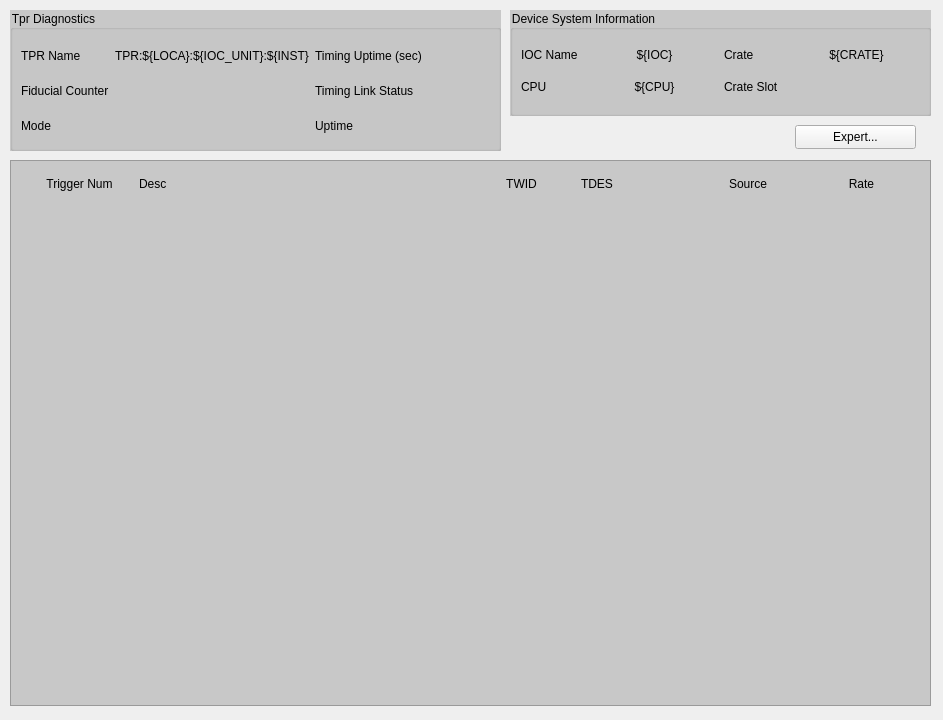
<?xml version="1.0" encoding="UTF-8"?>
<ui version="4.0">
 <class>Form</class>
 <widget class="QWidget" name="Form">
  <property name="geometry">
   <rect>
    <x>0</x>
    <y>0</y>
    <width>943</width>
    <height>720</height>
   </rect>
  </property>
  <property name="maximumSize">
   <size>
    <width>16777215</width>
    <height>1818</height>
   </size>
  </property>
  <property name="windowTitle">
   <string>${LOCA} TPR Diagnostics Display</string>
  </property>
  <property name="styleSheet">
   <string notr="true"/>
  </property>
  <widget class="QGroupBox" name="TPR_Diagnostics">
   <property name="geometry">
    <rect>
     <x>10</x>
     <y>10</y>
     <width>491</width>
     <height>141</height>
    </rect>
   </property>
   <property name="styleSheet">
    <string notr="true">QGroupBox {background-color: rgb(200,200,200)}</string>
   </property>
   <property name="title">
    <string>Tpr Diagnostics</string>
   </property>
   <widget class="QWidget" name="gridLayoutWidget">
    <property name="geometry">
     <rect>
      <x>5</x>
      <y>25</y>
      <width>530</width>
      <height>111</height>
     </rect>
    </property>
    <layout class="QGridLayout" name="Diag_Grid" columnstretch="1,2,1,2">
     <property name="leftMargin">
      <number>6</number>
     </property>
     <property name="topMargin">
      <number>6</number>
     </property>
     <property name="rightMargin">
      <number>6</number>
     </property>
     <property name="bottomMargin">
      <number>6</number>
     </property>
     <item row="0" column="1">
      <widget class="PyDMLabel" name="PyDMLabel_5">
       <property name="toolTip">
        <string/>
       </property>
       <property name="text">
        <string>TPR:${LOCA}:${IOC_UNIT}:${INST}</string>
       </property>
       <property name="alignment">
        <set>Qt::AlignCenter</set>
       </property>
       <property name="alarmSensitiveContent" stdset="0">
        <bool>true</bool>
       </property>
       <property name="alarmSensitiveBorder" stdset="0">
        <bool>true</bool>
       </property>
       <property name="channel" stdset="0">
        <string/>
       </property>
       <property name="displayFormat" stdset="0">
        <enum>PyDMLabel::Default</enum>
       </property>
      </widget>
     </item>
     <item row="0" column="0">
      <widget class="QLabel" name="label">
       <property name="text">
        <string>TPR Name</string>
       </property>
      </widget>
     </item>
     <item row="1" column="2">
      <widget class="QLabel" name="label_6">
       <property name="text">
        <string>Timing Link Status</string>
       </property>
      </widget>
     </item>
     <item row="1" column="3">
      <widget class="PyDMLabel" name="PyDMLabel_7">
       <property name="toolTip">
        <string/>
       </property>
       <property name="alignment">
        <set>Qt::AlignCenter</set>
       </property>
       <property name="alarmSensitiveContent" stdset="0">
        <bool>true</bool>
       </property>
       <property name="channel" stdset="0">
        <string>TPR:${LOCA}:${IOC_UNIT}:${INST}:RXLNKSTATUS</string>
       </property>
       <property name="displayFormat" stdset="0">
        <enum>PyDMLabel::Default</enum>
       </property>
      </widget>
     </item>
     <item row="1" column="0">
      <widget class="QLabel" name="label_5">
       <property name="text">
        <string>Fiducial Counter</string>
       </property>
      </widget>
     </item>
     <item row="1" column="1">
      <widget class="PyDMLabel" name="PyDMLabel_6">
       <property name="toolTip">
        <string/>
       </property>
       <property name="alignment">
        <set>Qt::AlignCenter</set>
       </property>
       <property name="alarmSensitiveContent" stdset="0">
        <bool>true</bool>
       </property>
       <property name="channel" stdset="0">
        <string>TPR:${LOCA}:${IOC_UNIT}:${INST}:FIDCNT</string>
       </property>
       <property name="displayFormat" stdset="0">
        <enum>PyDMLabel::Default</enum>
       </property>
      </widget>
     </item>
     <item row="0" column="3">
      <widget class="PyDMLabel" name="PyDMLabel_4">
       <property name="toolTip">
        <string/>
       </property>
       <property name="alignment">
        <set>Qt::AlignCenter</set>
       </property>
       <property name="precisionFromPV" stdset="0">
        <bool>false</bool>
       </property>
       <property name="alarmSensitiveContent" stdset="0">
        <bool>true</bool>
       </property>
       <property name="alarmSensitiveBorder" stdset="0">
        <bool>true</bool>
       </property>
       <property name="channel" stdset="0">
        <string>TPR:${LOCA}:${IOC_UNIT}:${INST}:UPTIME</string>
       </property>
       <property name="displayFormat" stdset="0">
        <enum>PyDMLabel::Default</enum>
       </property>
      </widget>
     </item>
     <item row="0" column="2">
      <widget class="QLabel" name="label_2">
       <property name="text">
        <string>Timing Uptime (sec)</string>
       </property>
      </widget>
     </item>
     <item row="2" column="0">
      <widget class="QLabel" name="label_7">
       <property name="text">
        <string>Mode</string>
       </property>
      </widget>
     </item>
     <item row="2" column="1">
      <widget class="PyDMLabel" name="PyDMLabel_8">
       <property name="toolTip">
        <string/>
       </property>
       <property name="alignment">
        <set>Qt::AlignCenter</set>
       </property>
       <property name="alarmSensitiveContent" stdset="0">
        <bool>true</bool>
       </property>
       <property name="channel" stdset="0">
        <string>TPR:${LOCA}:${IOC_UNIT}:${INST}:MODE </string>
       </property>
       <property name="displayFormat" stdset="0">
        <enum>PyDMLabel::Default</enum>
       </property>
      </widget>
     </item>
     <item row="2" column="2">
      <widget class="QLabel" name="label_8">
       <property name="text">
        <string>Uptime</string>
       </property>
      </widget>
     </item>
     <item row="2" column="3">
      <widget class="PyDMLabel" name="PyDMLabel_9">
       <property name="toolTip">
        <string/>
       </property>
       <property name="alignment">
        <set>Qt::AlignCenter</set>
       </property>
       <property name="alarmSensitiveContent" stdset="0">
        <bool>true</bool>
       </property>
       <property name="channel" stdset="0">
        <string>TPR:${LOCA}:${IOC_UNIT}:${INST}:UPTIME </string>
       </property>
       <property name="displayFormat" stdset="0">
        <enum>PyDMLabel::Default</enum>
       </property>
      </widget>
     </item>
    </layout>
   </widget>
  </widget>
  <widget class="QGroupBox" name="Device_System_Info">
   <property name="geometry">
    <rect>
     <x>510</x>
     <y>10</y>
     <width>421</width>
     <height>106</height>
    </rect>
   </property>
   <property name="styleSheet">
    <string notr="true">QGroupBox {background-color: rgb(200,200,200)}</string>
   </property>
   <property name="title">
    <string>Device System Information</string>
   </property>
   <widget class="QWidget" name="gridLayoutWidget_2">
    <property name="geometry">
     <rect>
      <x>5</x>
      <y>25</y>
      <width>411</width>
      <height>71</height>
     </rect>
    </property>
    <layout class="QGridLayout" name="Diag_Grid_2" rowstretch="1,1" columnstretch="1,2,1,2">
     <property name="leftMargin">
      <number>6</number>
     </property>
     <property name="topMargin">
      <number>6</number>
     </property>
     <property name="rightMargin">
      <number>6</number>
     </property>
     <property name="bottomMargin">
      <number>6</number>
     </property>
     <item row="0" column="3">
      <widget class="PyDMLabel" name="PyDMLabel_15">
       <property name="toolTip">
        <string/>
       </property>
       <property name="text">
        <string>${CRATE}</string>
       </property>
       <property name="alignment">
        <set>Qt::AlignCenter</set>
       </property>
       <property name="alarmSensitiveContent" stdset="0">
        <bool>true</bool>
       </property>
       <property name="channel" stdset="0">
        <string/>
       </property>
       <property name="displayFormat" stdset="0">
        <enum>PyDMLabel::Default</enum>
       </property>
      </widget>
     </item>
     <item row="1" column="3">
      <widget class="PyDMLabel" name="PyDMLabel_14">
       <property name="toolTip">
        <string/>
       </property>
       <property name="alignment">
        <set>Qt::AlignCenter</set>
       </property>
       <property name="alarmSensitiveContent" stdset="0">
        <bool>true</bool>
       </property>
       <property name="channel" stdset="0">
        <string>${DEV0}:SLOT</string>
       </property>
       <property name="displayFormat" stdset="0">
        <enum>PyDMLabel::Default</enum>
       </property>
      </widget>
     </item>
     <item row="0" column="1">
      <widget class="PyDMLabel" name="PyDMLabel_10">
       <property name="toolTip">
        <string/>
       </property>
       <property name="text">
        <string>${IOC}</string>
       </property>
       <property name="alignment">
        <set>Qt::AlignCenter</set>
       </property>
       <property name="alarmSensitiveContent" stdset="0">
        <bool>true</bool>
       </property>
       <property name="alarmSensitiveBorder" stdset="0">
        <bool>true</bool>
       </property>
       <property name="channel" stdset="0">
        <string/>
       </property>
       <property name="displayFormat" stdset="0">
        <enum>PyDMLabel::Default</enum>
       </property>
      </widget>
     </item>
     <item row="1" column="1">
      <widget class="PyDMLabel" name="PyDMLabel_12">
       <property name="toolTip">
        <string/>
       </property>
       <property name="text">
        <string>${CPU}</string>
       </property>
       <property name="alignment">
        <set>Qt::AlignCenter</set>
       </property>
       <property name="alarmSensitiveContent" stdset="0">
        <bool>true</bool>
       </property>
       <property name="channel" stdset="0">
        <string/>
       </property>
       <property name="displayFormat" stdset="0">
        <enum>PyDMLabel::Default</enum>
       </property>
      </widget>
     </item>
     <item row="0" column="0">
      <widget class="QLabel" name="label_3">
       <property name="text">
        <string>IOC Name</string>
       </property>
      </widget>
     </item>
     <item row="1" column="0">
      <widget class="QLabel" name="label_10">
       <property name="text">
        <string>CPU</string>
       </property>
      </widget>
     </item>
     <item row="0" column="2">
      <widget class="QLabel" name="label_11">
       <property name="text">
        <string>Crate</string>
       </property>
      </widget>
     </item>
     <item row="1" column="2">
      <widget class="QLabel" name="label_4">
       <property name="text">
        <string>Crate Slot</string>
       </property>
      </widget>
     </item>
    </layout>
   </widget>
  </widget>
  <widget class="PyDMRelatedDisplayButton" name="PyDMRelatedDisplayButton">
   <property name="geometry">
    <rect>
     <x>795</x>
     <y>125</y>
     <width>121</width>
     <height>24</height>
    </rect>
   </property>
   <property name="toolTip">
    <string/>
   </property>
   <property name="text">
    <string>Expert...</string>
   </property>
   <property name="filenames" stdset="0">
    <stringlist>
     <string>bcmtprDiagExp.ui</string>
    </stringlist>
   </property>
   <property name="openInNewWindow" stdset="0">
    <bool>true</bool>
   </property>
  </widget>
  <widget class="QFrame" name="Rows">
   <property name="geometry">
    <rect>
     <x>10</x>
     <y>160</y>
     <width>921</width>
     <height>546</height>
    </rect>
   </property>
   <property name="styleSheet">
    <string notr="true">QFrame#Rows {background-color: rgb(200,200,200)}</string>
   </property>
   <property name="frameShape">
    <enum>QFrame::StyledPanel</enum>
   </property>
   <property name="frameShadow">
    <enum>QFrame::Raised</enum>
   </property>
   <widget class="QWidget" name="layoutWidget">
    <property name="geometry">
     <rect>
      <x>10</x>
      <y>10</y>
      <width>901</width>
      <height>27</height>
     </rect>
    </property>
    <layout class="QHBoxLayout" name="Column_headers" stretch="1,3,1,1,1,1">
     <property name="leftMargin">
      <number>6</number>
     </property>
     <property name="topMargin">
      <number>0</number>
     </property>
     <property name="rightMargin">
      <number>6</number>
     </property>
     <property name="bottomMargin">
      <number>0</number>
     </property>
     <item>
      <widget class="QLabel" name="TrigggerNum_label">
       <property name="maximumSize">
        <size>
         <width>16777215</width>
         <height>25</height>
        </size>
       </property>
       <property name="text">
        <string>Trigger Num</string>
       </property>
       <property name="alignment">
        <set>Qt::AlignCenter</set>
       </property>
      </widget>
     </item>
     <item>
      <widget class="QLabel" name="Desc_label">
       <property name="maximumSize">
        <size>
         <width>16777215</width>
         <height>25</height>
        </size>
       </property>
       <property name="text">
        <string>Desc</string>
       </property>
      </widget>
     </item>
     <item>
      <widget class="QLabel" name="TWID_label">
       <property name="maximumSize">
        <size>
         <width>16777215</width>
         <height>25</height>
        </size>
       </property>
       <property name="text">
        <string>TWID</string>
       </property>
       <property name="alignment">
        <set>Qt::AlignCenter</set>
       </property>
      </widget>
     </item>
     <item>
      <widget class="QLabel" name="TDES_label">
       <property name="maximumSize">
        <size>
         <width>16777215</width>
         <height>25</height>
        </size>
       </property>
       <property name="text">
        <string>TDES</string>
       </property>
      </widget>
     </item>
     <item>
      <widget class="QLabel" name="Source_label">
       <property name="maximumSize">
        <size>
         <width>16777215</width>
         <height>25</height>
        </size>
       </property>
       <property name="text">
        <string>Source</string>
       </property>
       <property name="alignment">
        <set>Qt::AlignCenter</set>
       </property>
      </widget>
     </item>
     <item>
      <widget class="QLabel" name="Rate_label">
       <property name="maximumSize">
        <size>
         <width>16777215</width>
         <height>25</height>
        </size>
       </property>
       <property name="text">
        <string>Rate</string>
       </property>
       <property name="alignment">
        <set>Qt::AlignCenter</set>
       </property>
      </widget>
     </item>
    </layout>
   </widget>
   <widget class="QWidget" name="layoutWidget">
    <property name="geometry">
     <rect>
      <x>10</x>
      <y>45</y>
      <width>901</width>
      <height>492</height>
     </rect>
    </property>
    <layout class="QVBoxLayout" name="Data_rows">
     <item>
      <widget class="PyDMEmbeddedDisplay" name="Row_00">
       <property name="minimumSize">
        <size>
         <width>0</width>
         <height>15</height>
        </size>
       </property>
       <property name="maximumSize">
        <size>
         <width>16777215</width>
         <height>25</height>
        </size>
       </property>
       <property name="toolTip">
        <string/>
       </property>
       <property name="frameShape">
        <enum>QFrame::NoFrame</enum>
       </property>
       <property name="macros" stdset="0">
        <string>TRIGN=00</string>
       </property>
       <property name="filename" stdset="0">
        <string>bcmtprDiagRow.py</string>
       </property>
      </widget>
     </item>
     <item>
      <widget class="PyDMEmbeddedDisplay" name="Row_01">
       <property name="minimumSize">
        <size>
         <width>0</width>
         <height>15</height>
        </size>
       </property>
       <property name="maximumSize">
        <size>
         <width>16777215</width>
         <height>25</height>
        </size>
       </property>
       <property name="toolTip">
        <string/>
       </property>
       <property name="frameShape">
        <enum>QFrame::NoFrame</enum>
       </property>
       <property name="macros" stdset="0">
        <string>TRIGN=01</string>
       </property>
       <property name="filename" stdset="0">
        <string>bcmtprDiagRow.py</string>
       </property>
      </widget>
     </item>
     <item>
      <widget class="PyDMEmbeddedDisplay" name="Row_02">
       <property name="minimumSize">
        <size>
         <width>0</width>
         <height>15</height>
        </size>
       </property>
       <property name="maximumSize">
        <size>
         <width>16777215</width>
         <height>25</height>
        </size>
       </property>
       <property name="toolTip">
        <string/>
       </property>
       <property name="frameShape">
        <enum>QFrame::NoFrame</enum>
       </property>
       <property name="macros" stdset="0">
        <string>TRIGN=02</string>
       </property>
       <property name="filename" stdset="0">
        <string>bcmtprDiagRow.py</string>
       </property>
      </widget>
     </item>
     <item>
      <widget class="PyDMEmbeddedDisplay" name="Row_03">
       <property name="minimumSize">
        <size>
         <width>0</width>
         <height>15</height>
        </size>
       </property>
       <property name="maximumSize">
        <size>
         <width>16777215</width>
         <height>25</height>
        </size>
       </property>
       <property name="toolTip">
        <string/>
       </property>
       <property name="frameShape">
        <enum>QFrame::NoFrame</enum>
       </property>
       <property name="macros" stdset="0">
        <string>TRIGN=03</string>
       </property>
       <property name="filename" stdset="0">
        <string>bcmtprDiagRow.py</string>
       </property>
      </widget>
     </item>
     <item>
      <widget class="PyDMEmbeddedDisplay" name="Row_04">
       <property name="minimumSize">
        <size>
         <width>0</width>
         <height>15</height>
        </size>
       </property>
       <property name="maximumSize">
        <size>
         <width>16777215</width>
         <height>25</height>
        </size>
       </property>
       <property name="toolTip">
        <string/>
       </property>
       <property name="frameShape">
        <enum>QFrame::NoFrame</enum>
       </property>
       <property name="macros" stdset="0">
        <string>TRIGN=04</string>
       </property>
       <property name="filename" stdset="0">
        <string>bcmtprDiagRow.py</string>
       </property>
      </widget>
     </item>
     <item>
      <widget class="PyDMEmbeddedDisplay" name="Row_05">
       <property name="minimumSize">
        <size>
         <width>0</width>
         <height>15</height>
        </size>
       </property>
       <property name="maximumSize">
        <size>
         <width>16777215</width>
         <height>25</height>
        </size>
       </property>
       <property name="toolTip">
        <string/>
       </property>
       <property name="frameShape">
        <enum>QFrame::NoFrame</enum>
       </property>
       <property name="macros" stdset="0">
        <string>TRIGN=05</string>
       </property>
       <property name="filename" stdset="0">
        <string>bcmtprDiagRow.py</string>
       </property>
      </widget>
     </item>
     <item>
      <widget class="PyDMEmbeddedDisplay" name="Row_06">
       <property name="minimumSize">
        <size>
         <width>0</width>
         <height>15</height>
        </size>
       </property>
       <property name="maximumSize">
        <size>
         <width>16777215</width>
         <height>25</height>
        </size>
       </property>
       <property name="toolTip">
        <string/>
       </property>
       <property name="frameShape">
        <enum>QFrame::NoFrame</enum>
       </property>
       <property name="macros" stdset="0">
        <string>TRIGN=06</string>
       </property>
       <property name="filename" stdset="0">
        <string>bcmtprDiagRow.py</string>
       </property>
      </widget>
     </item>
     <item>
      <widget class="PyDMEmbeddedDisplay" name="Row_07">
       <property name="minimumSize">
        <size>
         <width>0</width>
         <height>15</height>
        </size>
       </property>
       <property name="maximumSize">
        <size>
         <width>16777215</width>
         <height>25</height>
        </size>
       </property>
       <property name="toolTip">
        <string/>
       </property>
       <property name="frameShape">
        <enum>QFrame::NoFrame</enum>
       </property>
       <property name="macros" stdset="0">
        <string>TRIGN=07</string>
       </property>
       <property name="filename" stdset="0">
        <string>bcmtprDiagRow.py</string>
       </property>
      </widget>
     </item>
     <item>
      <widget class="PyDMEmbeddedDisplay" name="Row_08">
       <property name="minimumSize">
        <size>
         <width>0</width>
         <height>15</height>
        </size>
       </property>
       <property name="maximumSize">
        <size>
         <width>16777215</width>
         <height>25</height>
        </size>
       </property>
       <property name="toolTip">
        <string/>
       </property>
       <property name="frameShape">
        <enum>QFrame::NoFrame</enum>
       </property>
       <property name="macros" stdset="0">
        <string>TRIGN=08</string>
       </property>
       <property name="filename" stdset="0">
        <string>bcmtprDiagRow.py</string>
       </property>
      </widget>
     </item>
     <item>
      <widget class="PyDMEmbeddedDisplay" name="Row_09">
       <property name="minimumSize">
        <size>
         <width>0</width>
         <height>15</height>
        </size>
       </property>
       <property name="maximumSize">
        <size>
         <width>16777215</width>
         <height>25</height>
        </size>
       </property>
       <property name="toolTip">
        <string/>
       </property>
       <property name="frameShape">
        <enum>QFrame::NoFrame</enum>
       </property>
       <property name="macros" stdset="0">
        <string>TRIGN=09</string>
       </property>
       <property name="filename" stdset="0">
        <string>bcmtprDiagRow.py</string>
       </property>
      </widget>
     </item>
     <item>
      <widget class="PyDMEmbeddedDisplay" name="Row_10">
       <property name="minimumSize">
        <size>
         <width>0</width>
         <height>15</height>
        </size>
       </property>
       <property name="maximumSize">
        <size>
         <width>16777215</width>
         <height>25</height>
        </size>
       </property>
       <property name="toolTip">
        <string/>
       </property>
       <property name="frameShape">
        <enum>QFrame::NoFrame</enum>
       </property>
       <property name="macros" stdset="0">
        <string>TRIGN=10</string>
       </property>
       <property name="filename" stdset="0">
        <string>bcmtprDiagRow.py</string>
       </property>
      </widget>
     </item>
     <item>
      <widget class="PyDMEmbeddedDisplay" name="Row_11">
       <property name="minimumSize">
        <size>
         <width>0</width>
         <height>15</height>
        </size>
       </property>
       <property name="maximumSize">
        <size>
         <width>16777215</width>
         <height>25</height>
        </size>
       </property>
       <property name="toolTip">
        <string/>
       </property>
       <property name="frameShape">
        <enum>QFrame::NoFrame</enum>
       </property>
       <property name="macros" stdset="0">
        <string>TRIGN=11</string>
       </property>
       <property name="filename" stdset="0">
        <string>bcmtprDiagRow.py</string>
       </property>
      </widget>
     </item>
     <item>
      <widget class="PyDMEmbeddedDisplay" name="Row_12">
       <property name="minimumSize">
        <size>
         <width>0</width>
         <height>15</height>
        </size>
       </property>
       <property name="maximumSize">
        <size>
         <width>16777215</width>
         <height>25</height>
        </size>
       </property>
       <property name="toolTip">
        <string/>
       </property>
       <property name="frameShape">
        <enum>QFrame::NoFrame</enum>
       </property>
       <property name="macros" stdset="0">
        <string>TRIGN=12</string>
       </property>
       <property name="filename" stdset="0">
        <string>bcmtprDiagRow.py</string>
       </property>
      </widget>
     </item>
     <item>
      <widget class="PyDMEmbeddedDisplay" name="Row_13">
       <property name="minimumSize">
        <size>
         <width>0</width>
         <height>15</height>
        </size>
       </property>
       <property name="maximumSize">
        <size>
         <width>16777215</width>
         <height>25</height>
        </size>
       </property>
       <property name="toolTip">
        <string/>
       </property>
       <property name="frameShape">
        <enum>QFrame::NoFrame</enum>
       </property>
       <property name="macros" stdset="0">
        <string>TRIGN=13</string>
       </property>
       <property name="filename" stdset="0">
        <string>bcmtprDiagRow.py</string>
       </property>
      </widget>
     </item>
     <item>
      <widget class="PyDMEmbeddedDisplay" name="Row_14">
       <property name="minimumSize">
        <size>
         <width>0</width>
         <height>15</height>
        </size>
       </property>
       <property name="maximumSize">
        <size>
         <width>16777215</width>
         <height>25</height>
        </size>
       </property>
       <property name="toolTip">
        <string/>
       </property>
       <property name="frameShape">
        <enum>QFrame::NoFrame</enum>
       </property>
       <property name="macros" stdset="0">
        <string>TRIGN=14</string>
       </property>
       <property name="filename" stdset="0">
        <string>bcmtprDiagRow.py</string>
       </property>
      </widget>
     </item>
     <item>
      <widget class="PyDMEmbeddedDisplay" name="Row_15">
       <property name="minimumSize">
        <size>
         <width>0</width>
         <height>15</height>
        </size>
       </property>
       <property name="maximumSize">
        <size>
         <width>16777215</width>
         <height>25</height>
        </size>
       </property>
       <property name="toolTip">
        <string/>
       </property>
       <property name="frameShape">
        <enum>QFrame::NoFrame</enum>
       </property>
       <property name="macros" stdset="0">
        <string>TRIGN=15</string>
       </property>
       <property name="filename" stdset="0">
        <string>bcmtprDiagRow.py</string>
       </property>
      </widget>
     </item>
    </layout>
   </widget>
  </widget>
 </widget>
 <customwidgets>
  <customwidget>
   <class>PyDMLabel</class>
   <extends>QLabel</extends>
   <header>pydm.widgets.label</header>
  </customwidget>
  <customwidget>
   <class>PyDMRelatedDisplayButton</class>
   <extends>QPushButton</extends>
   <header>pydm.widgets.related_display_button</header>
  </customwidget>
  <customwidget>
   <class>PyDMEmbeddedDisplay</class>
   <extends>QFrame</extends>
   <header>pydm.widgets.embedded_display</header>
  </customwidget>
 </customwidgets>
 <resources/>
 <connections/>
</ui>
